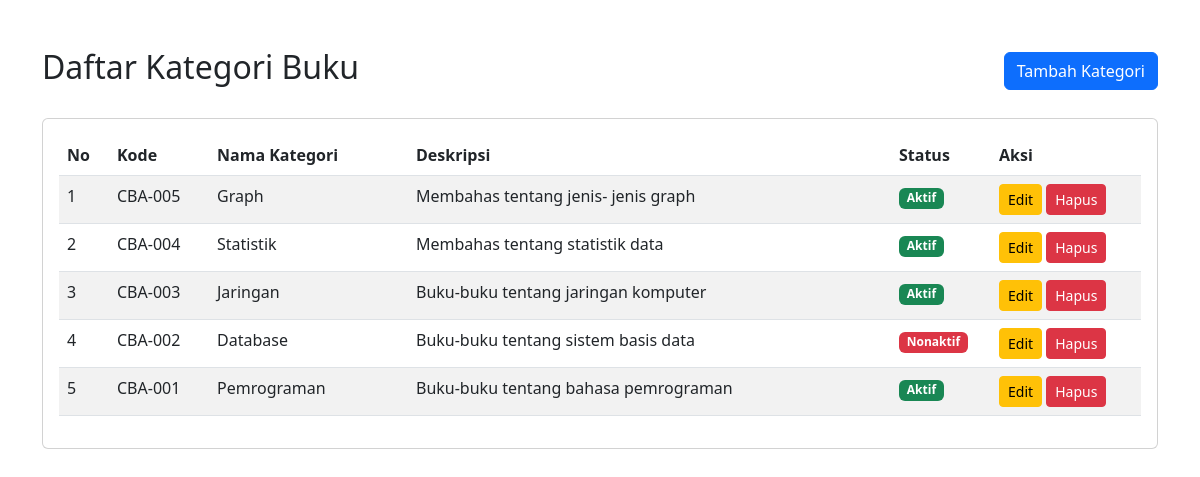
The page / on the database its author committed.
### tables this page shows
CREATE TABLE `kategori` (
  `id_kategori` int(11) NOT NULL,
  `kode_kategori` varchar(10) NOT NULL,
  `nama_kategori` varchar(50) NOT NULL,
  `deskripsi` text NOT NULL,
  `status` enum('Aktif','Nonaktif') NOT NULL DEFAULT 'Aktif',
  `created_at` timestamp NOT NULL DEFAULT current_timestamp() ON UPDATE current_timestamp()
);

### index.php (the view, shortened to what this page needs)
<!DOCTYPE html>
<html lang="id">
<head>
    <link href="https://cdn.jsdelivr.net/npm/bootstrap@5.3.0/dist/css/bootstrap.min.css" rel="stylesheet">
</head>
<body>
    <?php
    require_once 'config/database.php';
    $stmt = $conn->prepare("SELECT * FROM kategori ORDER BY id_kategori DESC");
    $stmt->execute();
    $result = $stmt->get_result();
    ?>
    <div class="container mt-5">
        <div class="d-flex justify-content-between align-items-center mb-4">
            <h2>Daftar Kategori Buku</h2>
            <a href="create.php" class="btn btn-primary">Tambah Kategori</a>
        </div>
        <div class="card">
            <div class="card-body">
                <table class="table table-striped">
                    <thead>
                        <tr>
                            <th width="50">No</th>
                            <th width="100">Kode</th>
                            <th>Nama Kategori</th>
                            <th>Deskripsi</th>
                            <th width="100">Status</th>
                            <th width="150">Aksi</th>
                        </tr>
                    </thead>
                    <tbody>
                        <?php
                        if ($result->num_rows > 0) {
                            $no = 1;
                            while ($row = $result->fetch_assoc()) {
                        ?>
                        <tr>
                            <td><?= $no++ ?></td>
                            <td><?= $row['kode_kategori'] ?></td>
                            <td><?= $row['nama_kategori'] ?></td>
                            <td><?= $row['deskripsi'] ?></td>
                            <td>
                                <?php if ($row['status'] == 'Aktif') { ?>
                                    <span class="badge bg-success">Aktif</span>
                                <?php } else { ?>
                                    <span class="badge bg-danger">Nonaktif</span>
                                <?php } ?>
                            </td>
                            <td>
                                <a href="edit.php?id=<?= $row['id_kategori'] ?>" class="btn btn-warning btn-sm">Edit</a>
                                <button onclick="confirmDelete(<?= $row['id_kategori'] ?>)" class="btn btn-danger btn-sm">Hapus</button>
                            </td>
                        </tr>
                        <?php
                            }
                        } else {
                        ?>
                        <tr>
                            <td colspan="6" class="text-center">Data tidak ditemukan</td>
                        </tr>
                        <?php } ?>
                    </tbody>
                </table>
            </div>
        </div>
    </div>
</body>
</html>

### rows shown on the page
kategori: kode_kategori "CBA-005", nama_kategori "Graph", deskripsi "Membahas tentang jenis- jenis graph", status "Aktif"
kategori: kode_kategori "CBA-004", nama_kategori "Statistik", deskripsi "Membahas tentang statistik data", status "Aktif"
kategori: kode_kategori "CBA-003", nama_kategori "Jaringan", deskripsi "Buku-buku tentang jaringan komputer", status "Aktif"
kategori: kode_kategori "CBA-002", nama_kategori "Database", deskripsi "Buku-buku tentang sistem basis data", status "Nonaktif"
kategori: kode_kategori "CBA-001", nama_kategori "Pemrograman", deskripsi "Buku-buku tentang bahasa pemrograman", status "Aktif"
